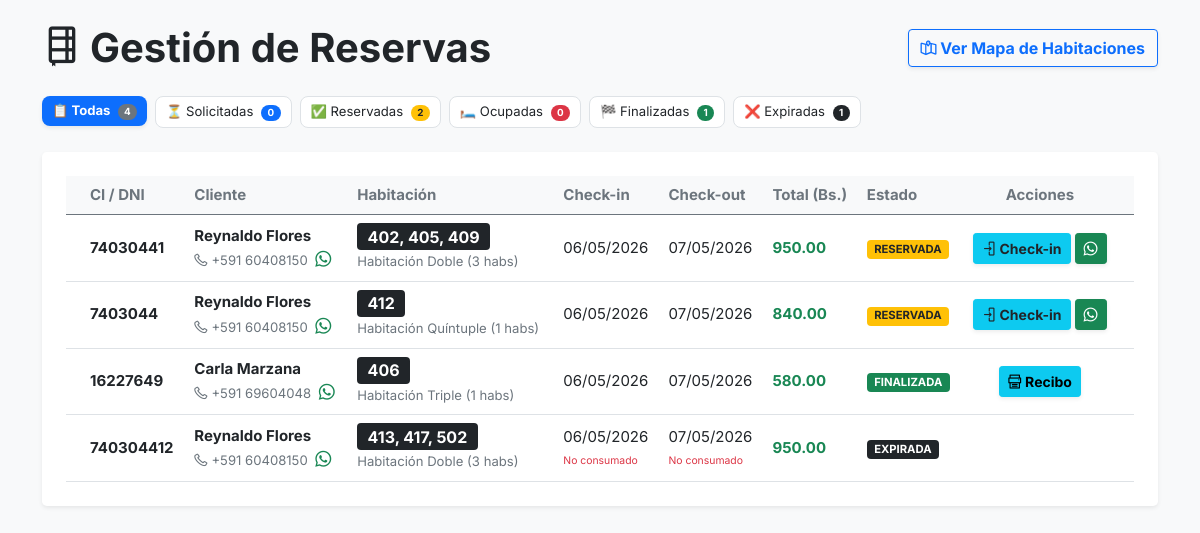
The app's page /reservas/index.php (signed in), older data.
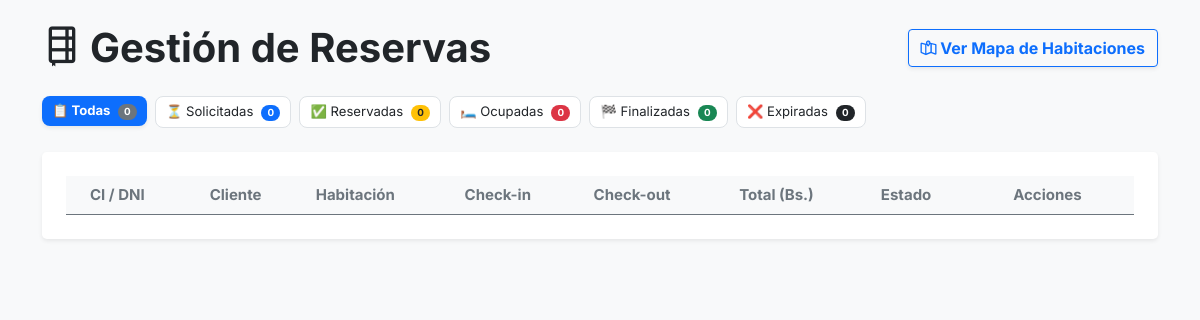
The same page, newer data.
### tables this page shows
CREATE TABLE `reservas` (
  `id` int(11) NOT NULL,
  `nombre` varchar(150) NOT NULL,
  `ci` varchar(20) NOT NULL,
  `telefono` varchar(20) DEFAULT NULL,
  `fecha_ingreso` date NOT NULL,
  `fecha_salida` date NOT NULL,
  `estado` enum('SOLICITADA','RESERVADA','OCUPADA','FINALIZADA','EXPIRADA') DEFAULT 'SOLICITADA',
  `desayuno` tinyint(1) DEFAULT 0,
  `garage` int(11) DEFAULT 0,
  `total` decimal(10,2) NOT NULL DEFAULT 0.00,
  `foto_ci` varchar(255) DEFAULT NULL,
  `created_at` timestamp NOT NULL DEFAULT current_timestamp(),
  `confirmada_at` timestamp NULL DEFAULT NULL,
  `checkout_at` timestamp NULL DEFAULT NULL
);

### reservas/index.php (the view, shortened to what this page needs)
<?php
include '../conexion.php';
$conexion->query("ALTER TABLE reservas ADD COLUMN IF NOT EXISTS confirmada_at TIMESTAMP NULL AFTER created_at");
$sql_counts = "SELECT estado, COUNT(*) as total FROM reservas GROUP BY estado";
$res_counts = $conexion->query($sql_counts);
$counts = ['SOLICITADA' => 0, 'RESERVADA' => 0, 'OCUPADA' => 0, 'FINALIZADA' => 0, 'EXPIRADA' => 0];
$total_reservas = 0;
if ($res_counts) {
    while ($row = $res_counts->fetch_assoc()) {
        $counts[$row['estado']] = $row['total'];
        $total_reservas += $row['total'];
    }
}
$sql = "SELECT r.*,
               GROUP_CONCAT(h.numero SEPARATOR ', ') as numeros_habitaciones,
               GROUP_CONCAT(DISTINCT t.nombre SEPARATOR ', ') as tipos_habitaciones,
               COUNT(dr.habitacion_id) as total_habitaciones,
               COALESCE(SUM(t.capacidad), 1) as capacidad_total,
               COALESCE(SUM(t.precio), 0) as tarifa_noche,
               TIMESTAMPDIFF(SECOND, NOW(), DATE_ADD(r.confirmada_at, INTERVAL 12 HOUR)) as segundos_restantes
        FROM reservas r
        LEFT JOIN detalle_reserva dr ON r.id = dr.reserva_id
        LEFT JOIN habitacion h ON dr.habitacion_id = h.id_habitacion
        LEFT JOIN tipo_habitacion t ON h.id_tipo = t.id_tipo
        GROUP BY r.id
        ORDER BY FIELD(r.estado, 'SOLICITADA', 'RESERVADA', 'OCUPADA', 'FINALIZADA', 'EXPIRADA'), r.id DESC";
$resultado = $conexion->query($sql);
?>
<!DOCTYPE html>
<html lang="es">
<?php include '../header.php'; ?>
<link rel="stylesheet" href="https://cdn.datatables.net/1.13.6/css/dataTables.bootstrap5.min.css" />
<link rel="stylesheet" href="https://cdn.datatables.net/buttons/2.4.1/css/buttons.bootstrap5.min.css" />
<body class="bg-light py-4">
  <div class="container">
    <div class="d-flex justify-content-between align-items-center mb-4">
      <h2 class="fw-bold text-dark"><i class="lni lni-agenda me-2"></i>Gestión de Reservas</h2>
      <a href="../habitacion/index.php" class="btn btn-outline-primary fw-bold shadow-sm">
        <i class="lni lni-map"></i> Ver Mapa de Habitaciones
      </a>
    </div>
    <div class="row mb-4">
        <div class="col-12">
            <ul class="nav nav-pills gap-2">
                <li class="nav-item">
                    <a class="nav-link active shadow-sm fw-bold tab-filtro" href="#" data-estado="">
                        📋 Todas <span class="badge bg-secondary text-white ms-1 rounded-pill"><?= $total_reservas ?></span>
                    </a>
                </li>
                <li class="nav-item">
                    <a class="nav-link bg-white border text-dark tab-filtro" href="#" data-estado="SOLICITADA">
                        ⏳ Solicitadas <span class="badge bg-primary text-white ms-1 rounded-pill"><?= $counts['SOLICITADA'] ?></span>
                    </a>
                </li>
                <li class="nav-item">
                    <a class="nav-link bg-white border text-dark tab-filtro" href="#" data-estado="RESERVADA">
                        ✅ Reservadas <span class="badge bg-warning text-dark ms-1 rounded-pill"><?= $counts['RESERVADA'] ?></span>
                    </a>
                </li>
                <li class="nav-item">
                    <a class="nav-link bg-white border text-dark tab-filtro" href="#" data-estado="OCUPADA">
                        🛏️ Ocupadas <span class="badge bg-danger text-white ms-1 rounded-pill"><?= $counts['OCUPADA'] ?></span>
                    </a>
                </li>
                <li class="nav-item">
                    <a class="nav-link bg-white border text-dark tab-filtro" href="#" data-estado="FINALIZADA">
                        🏁 Finalizadas <span class="badge bg-success text-white ms-1 rounded-pill"><?= $counts['FINALIZADA'] ?></span>
                    </a>
                </li>
                <li class="nav-item">
                    <a class="nav-link bg-white border text-dark tab-filtro" href="#" data-estado="EXPIRADA">
                        ❌ Expiradas <span class="badge bg-dark text-white ms-1 rounded-pill"><?= $counts['EXPIRADA'] ?></span>
                    </a>
                </li>
            </ul>
        </div>
    </div>
    <div class="card shadow-sm border-0 rounded-3">
      <div class="card-body p-4">
        <div class="table-responsive">
          <table id="tablaReservas" class="table table-hover align-middle mb-0" style="width: 100%;">
            <thead class="table-light text-secondary">
              <tr>
                <th class="ps-4">CI / DNI</th>
                <th>Cliente</th>
                <th>Habitación</th>
                <th>Check-in</th>
                <th>Check-out</th>
                <th>Total (Bs.)</th>
                <th>Estado</th>
                <th class="text-center pe-4">Acciones</th>
              </tr>
            </thead>
            <tbody>
              <?php if ($resultado && $resultado->num_rows > 0): ?>
                <?php while ($fila = $resultado->fetch_assoc()): ?>
                  <tr>
                    <td class="ps-4 fw-bold text-dark"><?= htmlspecialchars($fila['ci'] ?? '') ?></td>
                    <td>
                        <strong><?= htmlspecialchars($fila['nombre'] ?? '') ?></strong><br>
                        <small class="text-muted">
                            <i class="lni lni-phone me-1"></i><?= htmlspecialchars($fila['telefono'] ?? '') ?>
                            <?php if(!empty($fila['telefono'])): ?>
                                <?php $tel_limpio = preg_replace('/[^0-9]/', '', $fila['telefono']); ?>
                                <a href="https://wa.me/<?= $tel_limpio ?>?text=<?= rawurlencode('Hola ' . trim($fila['nombre']) . ', nos comunicamos de la Recepción del hotel HabitApp...') ?>" target="_blank" class="text-success ms-1 fs-6" title="Abrir Chat"><i class="lni lni-whatsapp"></i></a>
                            <?php endif; ?>
                        </small>
                    </td>
                    <td>
                        <span class="badge bg-dark fs-6"><?= htmlspecialchars($fila['numeros_habitaciones'] ?? 'Sin Asignar') ?></span><br>
                        <small class="text-muted"><?= htmlspecialchars($fila['tipos_habitaciones'] ?? 'N/A') ?> (<?= $fila['total_habitaciones'] ?? 0 ?> habs)</small>
                    </td>
                    <td>
                        <?= !empty($fila['fecha_ingreso']) ? date('d/m/Y', strtotime($fila['fecha_ingreso'])) : 'N/A' ?>
                        <?= $fila['estado'] == 'EXPIRADA' ? '<br><small class="text-danger" style="font-size: 0.65rem;">No consumado</small>' : '' ?>
                    </td>
                    <td>
                        <?= !empty($fila['fecha_salida']) ? date('d/m/Y', strtotime($fila['fecha_salida'])) : 'N/A' ?>
                        <?= $fila['estado'] == 'EXPIRADA' ? '<br><small class="text-danger" style="font-size: 0.65rem;">No consumado</small>' : '' ?>
                    </td>
                    <td class="fw-bold text-success"><?= number_format((float)($fila['total'] ?? 0), 2) ?></td>
                    <td data-search="<?= htmlspecialchars($fila['estado']) ?>">
                      <?php
                        $badge_class = 'bg-secondary';
                        $estado_mostrar = $fila['estado'];
                        if($fila['estado'] == 'RESERVADA') $badge_class = 'bg-warning text-dark';
                        if($fila['estado'] == 'FINALIZADA') $badge_class = 'bg-success';
                        if($fila['estado'] == 'EXPIRADA') $badge_class = 'bg-dark';
                      ?>
                      <span class="badge <?= $badge_class ?>"><?= $estado_mostrar ?></span>
                    </td>
                     <td class="text-center pe-4 text-nowrap">
                      <?php if ($fila['estado'] == 'SOLICITADA'): ?>
                          <button type="button" class="btn btn-sm btn-success fw-bold shadow-sm" data-bs-toggle="modal" data-bs-target="#modalConfirmar<?= $fila['id'] ?>">
                            <i class="lni lni-checkmark"></i> Confirmar
                          </button>
                      <?php elseif ($fila['estado'] == 'RESERVADA'): ?>
                          <div class="d-flex justify-content-center gap-1">
                              <button type="button" class="btn btn-sm btn-info fw-bold shadow-sm text-dark" data-bs-toggle="modal" data-bs-target="#modalCheckin<?= $fila['id'] ?>">
                                <i class="lni lni-enter"></i> Check-in
                              </button>
                              <?php if (!empty($fila['telefono'])): ?>
                                  <?php
                                    $tel_limpio = preg_replace('/[^0-9]/', '', $fila['telefono']);
                                    $servicios_wa = "";
                                    if (!empty($fila['desayuno']) || !empty($fila['garage'])) {
                                        $servs = [];
                                        if (!empty($fila['desayuno'])) $servs[] = "Desayuno";
                                        if (!empty($fila['garage'])) $servs[] = $fila['garage'] . "x Garage";
                                        $servicios_wa = "\n✨ Servicios Extras: *" . implode(" y ", $servs) . "*";
                                    }
                                    $hora_limite = !empty($fila['confirmada_at']) ? date('d/m/Y \a \l\a\s H:i', strtotime($fila['confirmada_at']) + (12 * 3600)) : date('d/m/Y \a \l\a\s H:i', strtotime($fila['created_at']) + (12 * 3600));
                                    $mensaje_wa = "🏨 *HabitApp de EPDEOR - Confirmación de Pre-Reserva*\n\nHola *" . trim($fila['nombre']) . "*,\n\nTu solicitud de reserva ha sido *APROBADA* ✅.\n\n*Detalles de tu asignación:*\n🛏️ Habitación(es): *" . ($fila['numeros_habitaciones'] ?? 'N/A') . "* (" . ($fila['tipos_habitaciones'] ?? 'N/A') . ")" . $servicios_wa . "\n💰 Total a Pagar: *Bs. " . number_format((float)($fila['total'] ?? 0), 2) . "*\n\nLe recomendamos apersonarse antes del *" . $hora_limite . "*, por lo que de no hacerlo hasta ese tiempo su reserva va a expirar. El pago y registro final se realizarán en Recepción al momento de tu llegada. Por favor, indícanos tu número de *CI/Pasaporte* o *Celular* en mostrador para ubicar tu reserva rápidamente.\n\n¡Te esperamos!";
                                    $wa_url = "https://api.whatsapp.com/send?phone=" . $tel_limpio . "&text=" . rawurlencode($mensaje_wa);
                                  ?>
                                  <a href="<?= $wa_url ?>" target="_blank" class="btn btn-sm btn-success fw-bold shadow-sm" title="Reenviar Confirmación por WhatsApp"><i class="lni lni-whatsapp"></i></a>
                              <?php endif; ?>
                          </div>
                      <?php elseif ($fila['estado'] == 'FINALIZADA'): ?>
                          <form action="../reportes/comprobantes/CheckoutPdf.php" method="POST" target="_blank" style="display:inline;">
                              <button type="submit" class="btn btn-sm btn-info fw-bold shadow-sm" title="Imprimir Comprobante"><i class="lni lni-printer"></i> Recibo</button>
                          </form>
                      <?php else:  ?>
                      <?php endif; ?>
                    </td>
                  </tr>
                <?php endwhile; ?>
              <?php endif; ?>
            </tbody>
          </table>
        </div>
      </div>
    </div>
  </div>
</body>
</html>

### header.php (shortened to what this page needs)
<head>
    <link rel="stylesheet" href="../assets/css/bootstrap.min.css" />
    <link rel="stylesheet" href="../assets/css/LineIcons.2.0.css" />
    <link rel="stylesheet" href="../assets/css/animate.css" />
    <link rel="stylesheet" href="../assets/css/tiny-slider.css" />
    <link rel="stylesheet" href="../assets/css/glightbox.min.css" />
    <link rel="stylesheet" href="../assets/css/main.css" />
    <link rel="stylesheet" href="../assets/css/habitapp.css?v=<?= time() ?>" />
</head>

### assets/css/main.css (style rules this page uses)
html { scroll-behavior: smooth; }
body { font-family: "Inter", sans-serif; font-weight: normal; font-style: normal; color: #888; overflow-x: hidden; font-size: 15px; }
* { margin: 0; padding: 0; }
span, a { display: inline-block; text-decoration: none; transition: all 0.4s ease; -webkit-transition: all 0.4s ease; -moz-transition: all 0.4s ease; }
h1, h2, h3, h4, h5, h6 { font-weight: 600; margin: 0px; color: #081828; }
h2 { font-size: 40px; }
ul, ol { margin: 0px; padding: 0px; list-style-type: none; }

### reservas/index.php (style rules this page uses)
.tab-filtro { font-size: 0.82rem !important; padding: 5px 10px !important; white-space: nowrap !important; border-radius: 8px !important; transition: all 0.2s ease-in-out; }

Row changes from the older to the newer data that the page shows:
removed reservas: ci "74030441", nombre "Reynaldo Flores", telefono "+591 60408150", numeros_habitaciones "402, 405, 409", tipos_habitaciones "Habitación Doble", total_habitaciones "3", fecha_ingreso "06/05/2026", fecha_salida "07/05/2026", total "950.00", estado "RESERVADA"
removed reservas: ci "7403044", nombre "Reynaldo Flores", telefono "+591 60408150", numeros_habitaciones "412", tipos_habitaciones "Habitación Quíntuple", total_habitaciones "1", fecha_ingreso "06/05/2026", fecha_salida "07/05/2026", total "840.00", estado "RESERVADA"
removed reservas: ci "16227649", nombre "Carla Marzana", telefono "+591 69604048", numeros_habitaciones "406", tipos_habitaciones "Habitación Triple", total_habitaciones "1", fecha_ingreso "06/05/2026", fecha_salida "07/05/2026", total "580.00", estado "FINALIZADA"
removed reservas: ci "740304412", nombre "Reynaldo Flores", telefono "+591 60408150", numeros_habitaciones "413, 417, 502", tipos_habitaciones "Habitación Doble", total_habitaciones "3", fecha_ingreso "06/05/2026", shows "No consumado", fecha_salida "07/05/2026", total "950.00", estado "EXPIRADA"
Text that changed along with them:
$total_reservas: "4" → "0"
$counts['RESERVADA']: "2" → "0"
$counts['FINALIZADA']: "1" → "0"
$counts['EXPIRADA']: "1" → "0"
